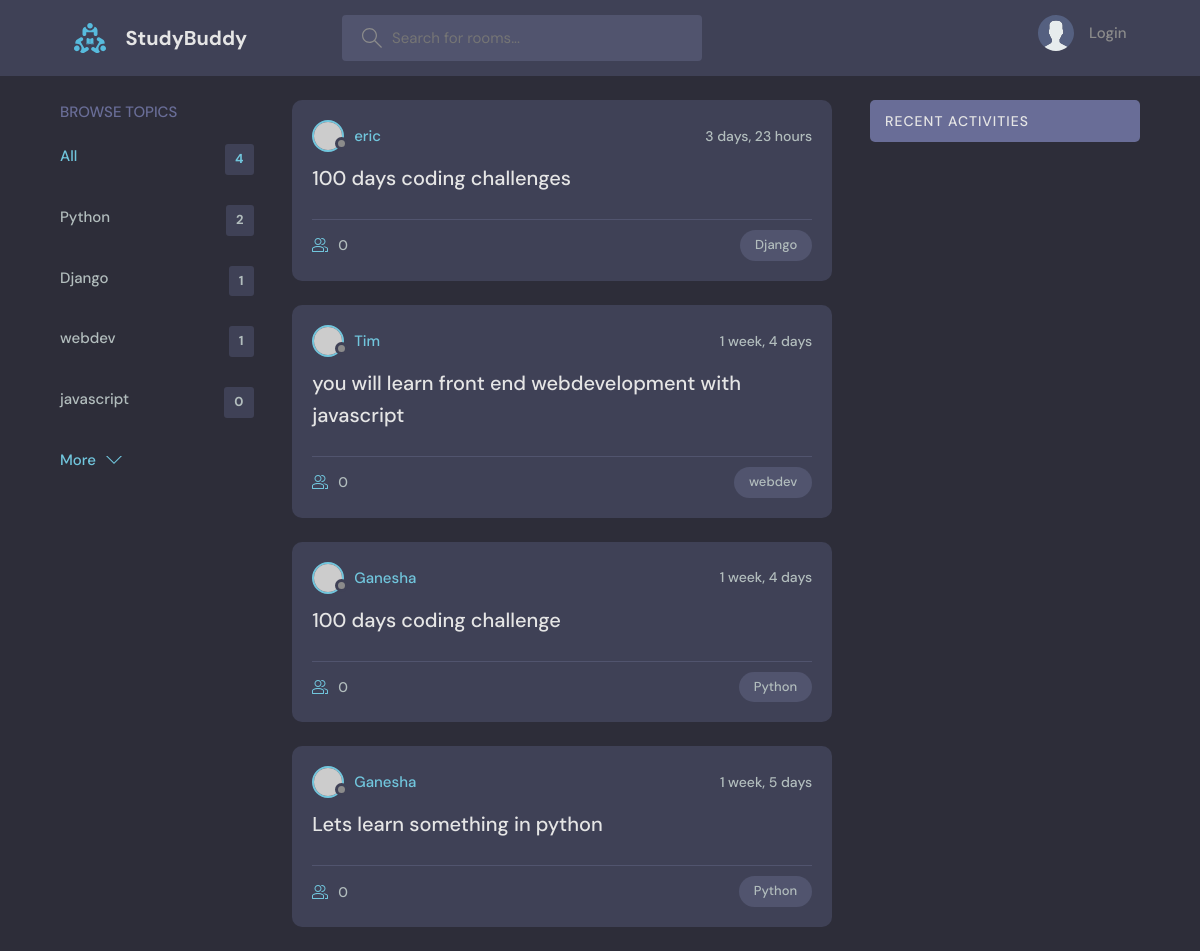
/, run on an earlier commit of the app's database.
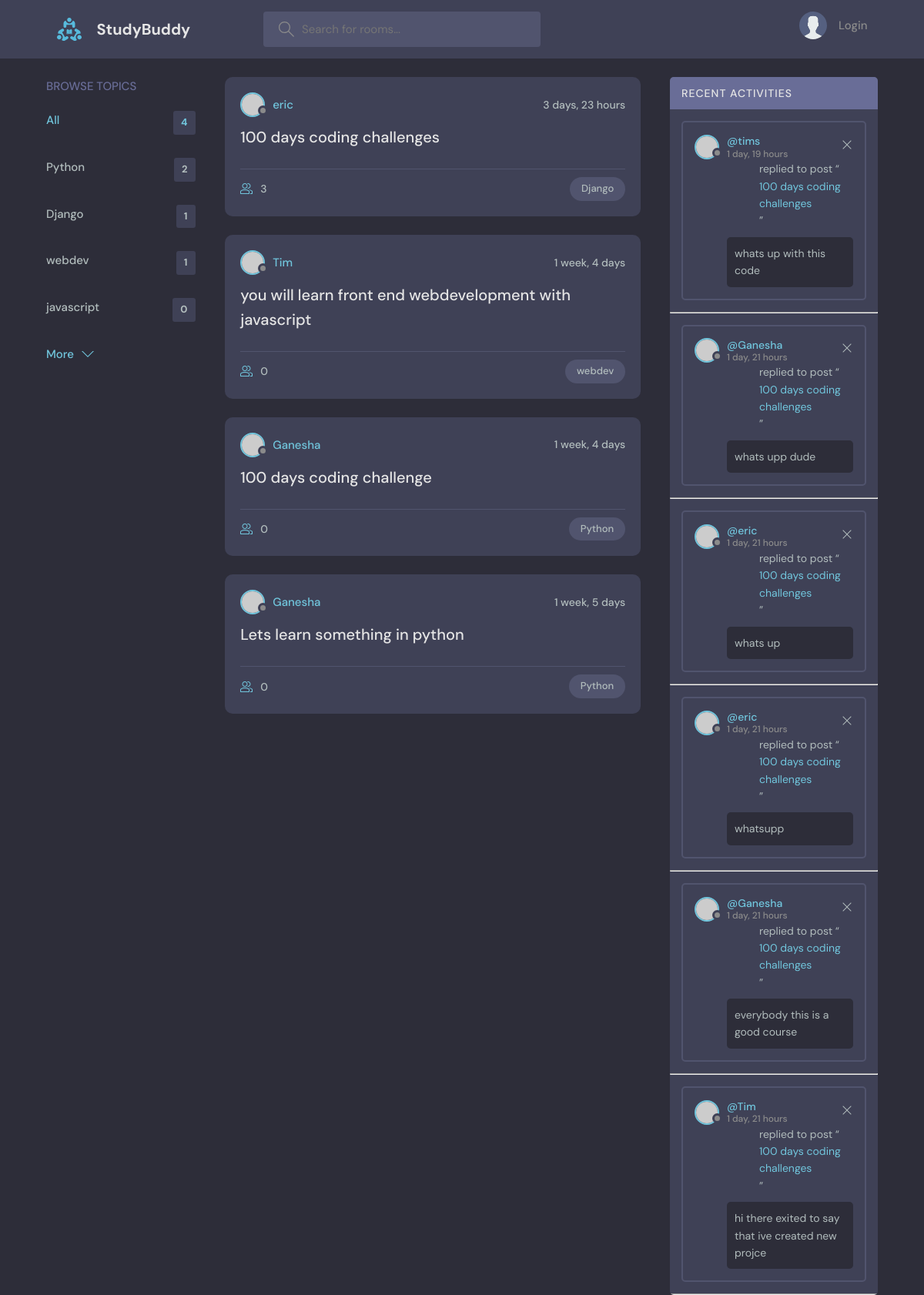
And on a later commit of the database.
### base/models.py (models this page shows, shortened)
class Topic(models.Model):
    name = models.CharField(max_length=200)

class Room(models.Model):
    host = models.ForeignKey(User, on_delete=models.SET_NULL,null=True,related_name='rooms')
    topic = models.ForeignKey(Topic, on_delete=models.SET_NULL, null=True)
    name = models.CharField(max_length=200)
    description = models.TextField(null=True, blank=True)
    participants = models.ManyToManyField(User,related_name='participants',blank=True)
    updated = models.DateTimeField(auto_now=True)
    created = models.DateTimeField(auto_now_add=True)
    class Meta:
        ordering = ['-updated','-created']
    def __str__(self):
        return str(self.name)

class Message(models.Model):
    user =models.ForeignKey(User, on_delete = models.CASCADE)
    room = models.ForeignKey(Room, on_delete=models.CASCADE)
    body = models.TextField()
    updated = models.DateTimeField(auto_now=True)
    created = models.DateTimeField(auto_now_add=True)
    class Meta:
        ordering = ['-updated','-created']
    def __str__(self):
        return self.body[0:50]

### base/views.py (the view)
def home(request):
    q = request.GET.get('q') if request.GET.get('q')!=None else ''
    rooms = Room.objects.filter(Q(topic__name__icontains = q)|
                                Q(name__icontains = q)|
                                Q(description__icontains = q))
    topics = Topic.objects.all()
    room_count = rooms.count()
    room_messages = Message.objects.filter(Q(room__name__icontains=q))
    context = {'rooms':rooms,'topics':topics,'room_count':room_count,'room_messages':room_messages}
    return render(request,'base/home.html',context)

### base/templates/base/home.html (shortened to what this page needs)
{%extends 'main.html'%} {%block content%}
<main class="layout layout--3">
    <div class="container">
        {%include 'base/topics_component.html'%}
        <div class="roomList">
            {%include 'base/feed_component.html'%}
        </div>
        {%include 'base/activity_component.html'%}
    </div>
</main>
{%endblock content%}

### base/templates/base/topics_component.html (shortened to what this page needs)
<div class="topics">
        <div class="topics__header">
            <h2>Browse Topics</h2>
        </div>
        <ul class="topics__list">
            <li>
                <a href="{%url 'home'%}" class="active">All <span>{{topics.count}}</span></a>
            </li>
            {%for topic in topics%}
            <li>
                <a href="{%url "home" %}?q={{topic.name}}">{{topic.name}}<span>{{topic.room_set.all.count}}</span></a>
            </li>
            {%endfor%}
        </ul>
        <a class="btn btn--link" href="topics.html">
            More
            <svg
                version="1.1"
                xmlns="http://www.w3.org/2000/svg"
                width="32"
                height="32"
                viewBox="0 0 32 32"
            >
                <title>chevron-down</title>
                <path d="M16 21l-13-13h-3l16 16 16-16h-3l-13 13z"></path>
            </svg>
        </a>
    </div>

### base/templates/base/feed_component.html (shortened to what this page needs)
{% for room in rooms%}
<div class="roomListRoom">
    <div class="roomListRoom__header">
        <a
            href="{%url 'user_profile' room.host.id%}"
            class="roomListRoom__author"
        >
            <div class="avatar avatar--small">
                <img src="https://randomuser.me/api/portraits/women/11.jpg" />
            </div>
            <span>{{room.host.username}}</span>
        </a>
        <div class="roomListRoom__actions">
            <span>{{room.created|timesince}}</span>
        </div>
    </div>
    <div class="roomListRoom__content">
        <a href="{% url 'room' room.id%}">{{room.name}}</a>
    </div>
    <div class="roomListRoom__meta">
        <a href="{% url 'room' room.id%}" class="roomListRoom__joined">
            {{room.participants.all.count}}
        </a>
        <p class="roomListRoom__topic">{{room.topic.name}}</p>
    </div>
</div>
{%endfor%}

### base/templates/base/activity_component.html (shortened to what this page needs)
<div class="activities">
    <div class="activities__header">
        <h2>Recent Activities</h2>
    </div>
    {%for message in room_messages%}
    <div class="activities__box">
        <div class="activities__boxHeader roomListRoom__header">
            <a
                href="{%url 'user_profile' request.user.id%}"
                class="roomListRoom__author"
            >
                <div class="avatar avatar--small">
                    <img
                        src="https://randomuser.me/api/portraits/women/11.jpg"
                    />
                </div>
                <p>
                    @{{message.user}}
                    <span>{{message.created|timesince}}</span>
                </p>
            </a>
            <div class="roomListRoom__actions">
                <a href="#">
                    <svg
                        version="1.1"
                        xmlns="http://www.w3.org/2000/svg"
                        width="32"
                        height="32"
                        viewBox="0 0 32 32"
                    >
                        <title>remove</title>
                        <path
                            d="M27.314 6.019l-1.333-1.333-9.98 9.981-9.981-9.981-1.333 1.333 9.981 9.981-9.981 9.98 1.333 1.333 9.981-9.98 9.98 9.98 1.333-1.333-9.98-9.98 9.98-9.981z"
                        ></path>
                    </svg>
                </a>
            </div>
        </div>
        <div class="activities__boxContent">
            <div class="activities__boxContent">
                <p>
                    replied to post “<a href="{%url 'room' message.room.id%}"
                        >{{message.room}}</a
                    >”
                </p>
                <div class="activities__boxRoomContent">{{message}}</div>
            </div>
        </div>
    </div>
    <hr />
    {%endfor%}
</div>

What changed in the data, as far as the page shows it:
changed Room "100 days coding challenges": participants.all.count "0" → "3"
added Message: user "tims", created "1 day, 19 hours", room "100 days coding challenges", body "whats up with this code"
added Message: user "Ganesha", created "1 day, 21 hours", room "100 days coding challenges", body "whats upp dude"
added Message: user "eric", created "1 day, 21 hours", room "100 days coding challenges", body "whats up"
added Message: user "eric", created "1 day, 21 hours", room "100 days coding challenges", body "whatsupp"
added Message: user "Ganesha", created "1 day, 21 hours", room "100 days coding challenges", body "everybody this is a good course"
added Message: user "Tim", created "1 day, 21 hours", room "100 days coding challenges", body "hi there exited to say that ive created new projce"
